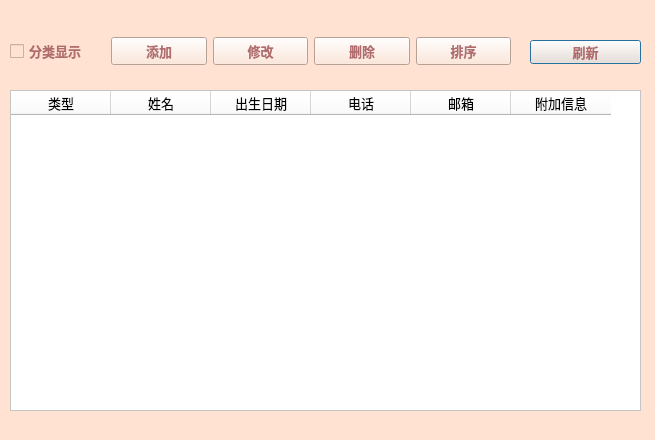
<?xml version="1.0" encoding="UTF-8"?>
<ui version="4.0">
 <class>ShowDialog</class>
 <widget class="QDialog" name="ShowDialog">
  <property name="geometry">
   <rect>
    <x>0</x>
    <y>0</y>
    <width>655</width>
    <height>440</height>
   </rect>
  </property>
  <property name="windowTitle">
   <string>Dialog</string>
  </property>
  <property name="styleSheet">
   <string notr="true">background-color:rgb(255, 226, 209)</string>
  </property>
  <widget class="QPushButton" name="pushButton_find">
   <property name="geometry">
    <rect>
     <x>530</x>
     <y>40</y>
     <width>111</width>
     <height>24</height>
    </rect>
   </property>
   <property name="styleSheet">
    <string notr="true">
color:rgb(177, 108, 109);
font: bold 13px;</string>
   </property>
   <property name="text">
    <string>刷新</string>
   </property>
  </widget>
  <widget class="QTableWidget" name="tableWidget">
   <property name="geometry">
    <rect>
     <x>10</x>
     <y>90</y>
     <width>631</width>
     <height>321</height>
    </rect>
   </property>
   <property name="styleSheet">
    <string notr="true">background-color:rgb(255, 255, 255);
font:13px;</string>
   </property>
   <column>
    <property name="text">
     <string>类型</string>
    </property>
   </column>
   <column>
    <property name="text">
     <string>姓名</string>
    </property>
   </column>
   <column>
    <property name="text">
     <string>出生日期</string>
    </property>
   </column>
   <column>
    <property name="text">
     <string>电话</string>
    </property>
   </column>
   <column>
    <property name="text">
     <string>邮箱</string>
    </property>
   </column>
   <column>
    <property name="text">
     <string>附加信息</string>
    </property>
   </column>
  </widget>
  <widget class="QWidget" name="widget" native="true">
   <property name="geometry">
    <rect>
     <x>10</x>
     <y>30</y>
     <width>501</width>
     <height>42</height>
    </rect>
   </property>
   <property name="styleSheet">
    <string notr="true"/>
   </property>
   <layout class="QHBoxLayout" name="horizontalLayout">
    <item>
     <widget class="QCheckBox" name="checkBox">
      <property name="styleSheet">
       <string notr="true">color:rgb(177, 108, 109);
font: bold 13px;

</string>
      </property>
      <property name="text">
       <string>分类显示</string>
      </property>
     </widget>
    </item>
    <item>
     <widget class="QPushButton" name="pushButton_add">
      <property name="styleSheet">
       <string notr="true">
color:rgb(177, 108, 109);
font: bold 13px;</string>
      </property>
      <property name="text">
       <string>添加</string>
      </property>
     </widget>
    </item>
    <item>
     <widget class="QPushButton" name="pushButton_mod">
      <property name="styleSheet">
       <string notr="true">
color:rgb(177, 108, 109);
font: bold 13px;</string>
      </property>
      <property name="text">
       <string>修改</string>
      </property>
     </widget>
    </item>
    <item>
     <widget class="QPushButton" name="pushButton_del">
      <property name="styleSheet">
       <string notr="true">
color:rgb(177, 108, 109);
font: bold 13px;</string>
      </property>
      <property name="text">
       <string>删除</string>
      </property>
     </widget>
    </item>
    <item>
     <widget class="QPushButton" name="pushButton_sort">
      <property name="styleSheet">
       <string notr="true">
color:rgb(177, 108, 109);
font: bold 13px;</string>
      </property>
      <property name="text">
       <string>排序</string>
      </property>
     </widget>
    </item>
   </layout>
  </widget>
 </widget>
 <resources/>
 <connections/>
</ui>
